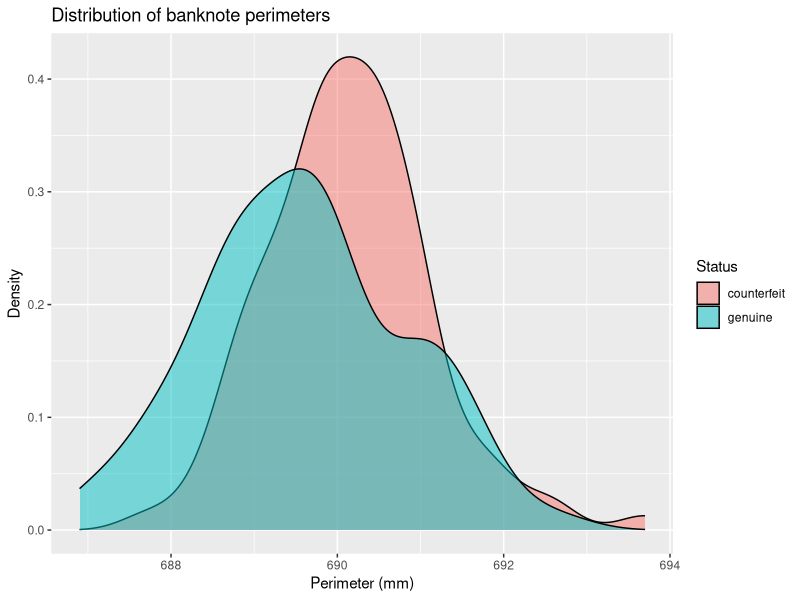
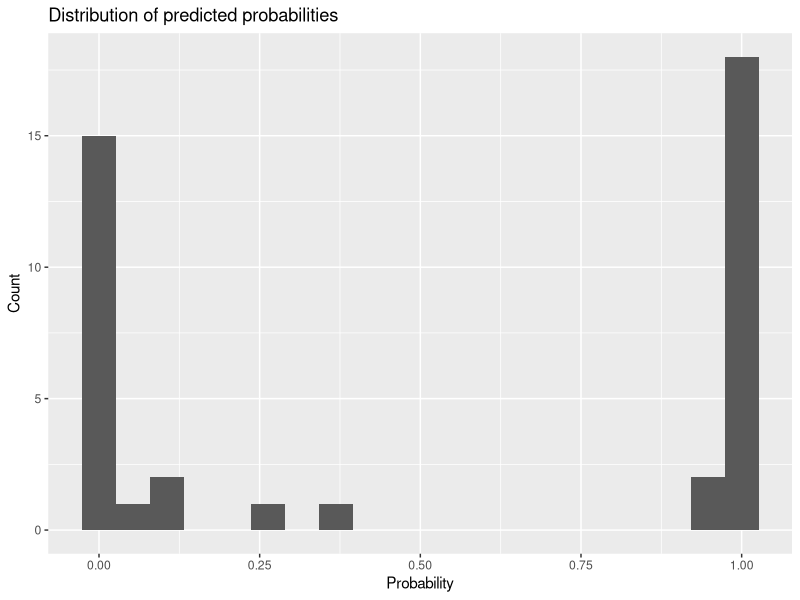
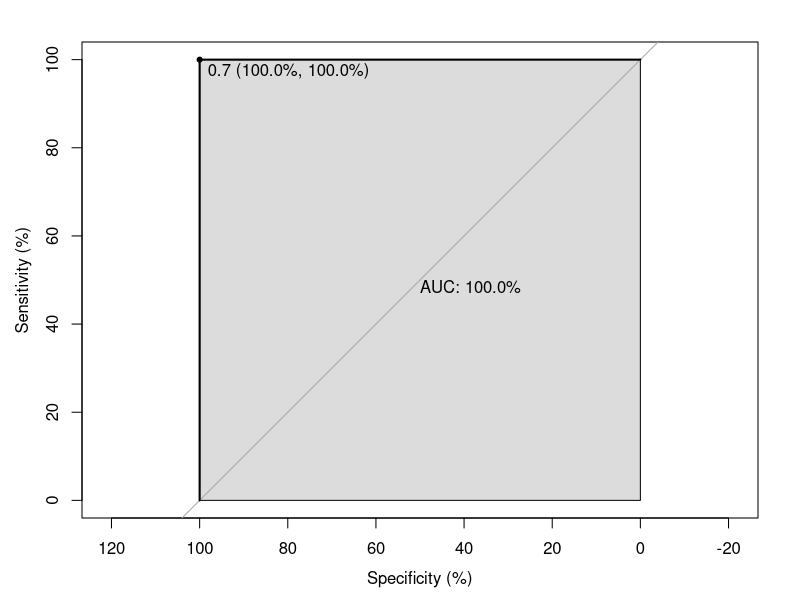

Source code (R) for these figures, in order:
## ---- chunk 1
library(mclust)
library(dplyr)
library(ggplot2)
library(caret)
library(pROC)
## ---- chunk 2
data(banknote)
head(banknote)
## ---- chunk 3
banknote %>%
  group_by(Status) %>%
  summarise(N = n(), 
            Mean_Length = mean(Length),
            Mean_Left = mean(Left),
            Mean_Right = mean(Right),
            Mean_Bottom = mean(Bottom),
            Mean_Top = mean(Top),
            Mean_Diagonal = mean(Diagonal),
            .groups = "keep")
## ---- chunk 4
banknote %>%
  mutate(Perimeter = 2*Length + Left + Right) %>%
  ggplot() +
  aes(x = Perimeter, fill = Status) +
  geom_density(alpha = 0.5) +
  labs(x = "Perimeter (mm)", y = "Density", title = "Distribution of banknote perimeters")
## ---- chunk 5
set.seed(1)
training_index <- createDataPartition(banknote$Status, 
                                      p = 0.8,
                                      list = FALSE)

training_set <- banknote[training_index, ]
testing_set <- banknote[-training_index, ]
## ---- chunk 6
table(training_set$Status)
## ---- chunk 7
training_control <- trainControl(method = "repeatedcv",
                                 summaryFunction = defaultSummary,
                                 classProbs = TRUE,
                                 number = 10,
                                 repeats = 10)
## ---- chunk 8
set.seed(2)
knn_cv <- train(Status ~ ., 
                data = training_set,
                method = "knn",
                trControl = training_control,
                metric = "Accuracy",
                tuneGrid = data.frame(k = seq(3,31,by = 2)))
knn_cv
## ---- chunk 9
knn_predict_classes <- predict(knn_cv, newdata = testing_set)
## ---- chunk 10
table(knn_predict_classes)
## ---- chunk 11
knn_cm <- confusionMatrix(knn_predict_classes, testing_set$Status, mode = "everything")
knn_cm
## ---- chunk 12
knn_predict_probs <- predict(knn_cv, newdata = testing_set, type = "prob")

knn_predict_probs %>%
  ggplot() +
  aes(x = genuine) +
  geom_histogram(bins = 20, ) +
  labs(x = "Probability", y = "Count", title = "Distribution of predicted probabilities" )
## ---- chunk 13
pROC_obj <- roc(testing_set$Status,knn_predict_probs$genuine,
                quiet = TRUE,
                plot = TRUE, 
                percent = TRUE,
                auc.polygon = TRUE, 
                print.auc = TRUE, 
                print.thres = TRUE,
                print.thres.best.method = "youden")
